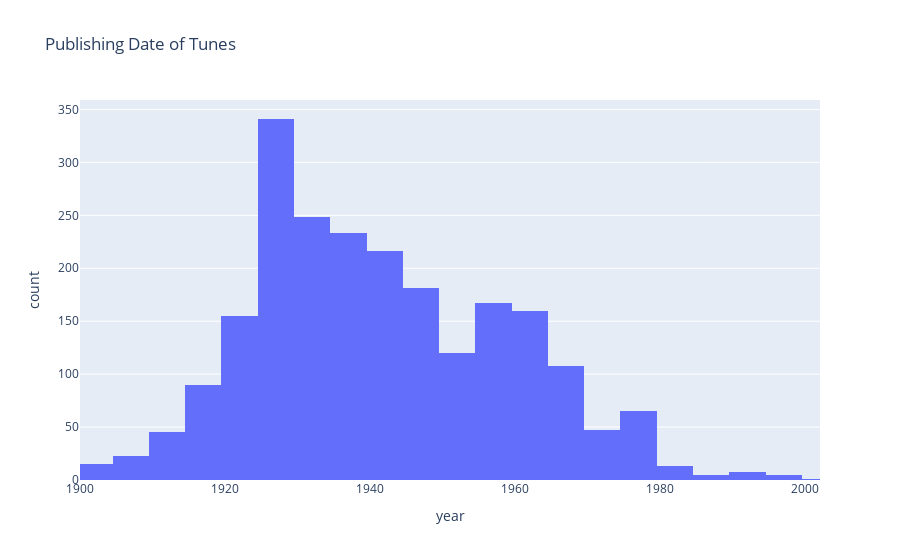

Notebook code cell kept with this figure:
### Code cell
fig = px.histogram(df, x="year",
                   nbins=100,
                   title='Publishing Date of Tunes',
                   range_x=[1900, max(df['year'])]
                   )
fig.show()

### Figure 1 — Plotly figure (JSON) as saved in the notebook; plotly's stock layout.template omitted (floating-point values rounded to 4 significant figures; data arrays with more than 128 entries replaced by an {"elided": "..."} marker saying what was removed)
{"data": [{"alignmentgroup": "True", "bingroup": "x", "hovertemplate": "year=%{x}<br>count=%{y}<extra></extra>", "legendgroup": "", "marker": {"color": "#636efa", "pattern": {"shape": ""}}, "name": "", "nbinsx": 100, "offsetgroup": "", "orientation": "v", "showlegend": false, "type": "histogram", "x": {"elided": "2600 float values"}, "xaxis": "x", "yaxis": "y"}], "layout": {"barmode": "relative", "legend": {"tracegroupgap": 0}, "title": {"text": "Publishing Date of Tunes"}, "xaxis": {"anchor": "y", "domain": [0.0, 1.0], "range": [1900, 2002.0], "title": {"text": "year"}}, "yaxis": {"anchor": "x", "domain": [0.0, 1.0], "title": {"text": "count"}}}}
